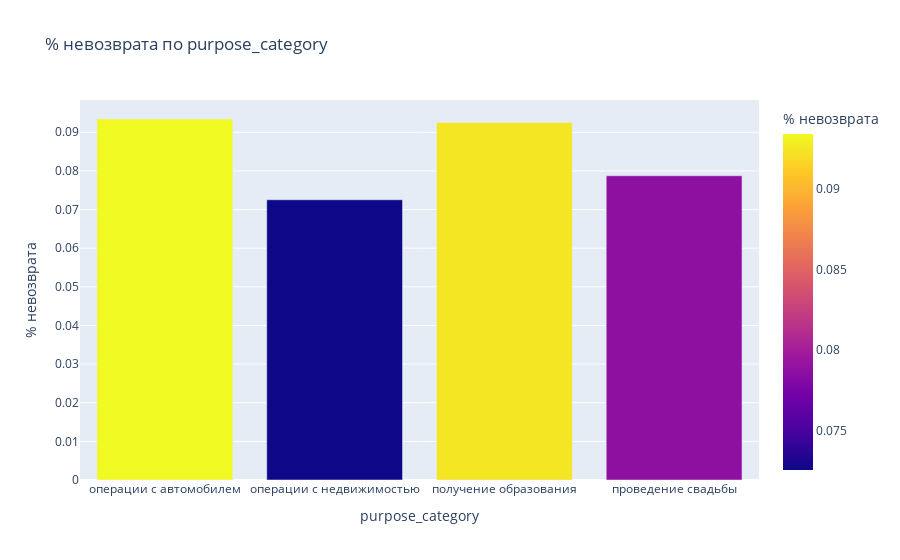

Write notebook code for a chart like this one.
### Markdown cell above
### Вызываем функцию pivot() и применяем в качестве аргумента `data` и `purpose_category`.

### Code cell
pivot(data, 'purpose_category')

### Figure 1 — Plotly figure (JSON) as saved in the notebook; plotly's stock layout.template omitted (floating-point values rounded to 4 significant figures)
{"data": [{"alignmentgroup": "True", "hovertemplate": "purpose_category=%{x}<br>% невозврата=%{marker.color}<extra></extra>", "legendgroup": "", "marker": {"color": [0.09344, 0.07253, 0.0925, 0.07874], "coloraxis": "coloraxis", "pattern": {"shape": ""}}, "name": "", "offsetgroup": "", "orientation": "v", "showlegend": false, "textposition": "auto", "type": "bar", "x": ["операции с автомобилем", "операции с недвижимостью", "получение образования", "проведение свадьбы"], "xaxis": "x", "y": [0.09344, 0.07253, 0.0925, 0.07874], "yaxis": "y"}], "layout": {"barmode": "relative", "coloraxis": {"colorbar": {"title": {"text": "% невозврата"}}, "colorscale": [[0, "#0d0887"], [0.1111, "#46039f"], [0.2222, "#7201a8"], [0.3333, "#9c179e"], [0.4444, "#bd3786"], [0.5556, "#d8576b"], [0.6667, "#ed7953"], [0.7778, "#fb9f3a"], [0.8889, "#fdca26"], [1, "#f0f921"]]}, "legend": {"tracegroupgap": 0}, "title": {"text": "% невозврата по purpose_category"}, "xaxis": {"anchor": "y", "domain": [0, 1], "title": {"text": "purpose_category"}}, "yaxis": {"anchor": "x", "domain": [0, 1], "title": {"text": "% невозврата"}}}}
